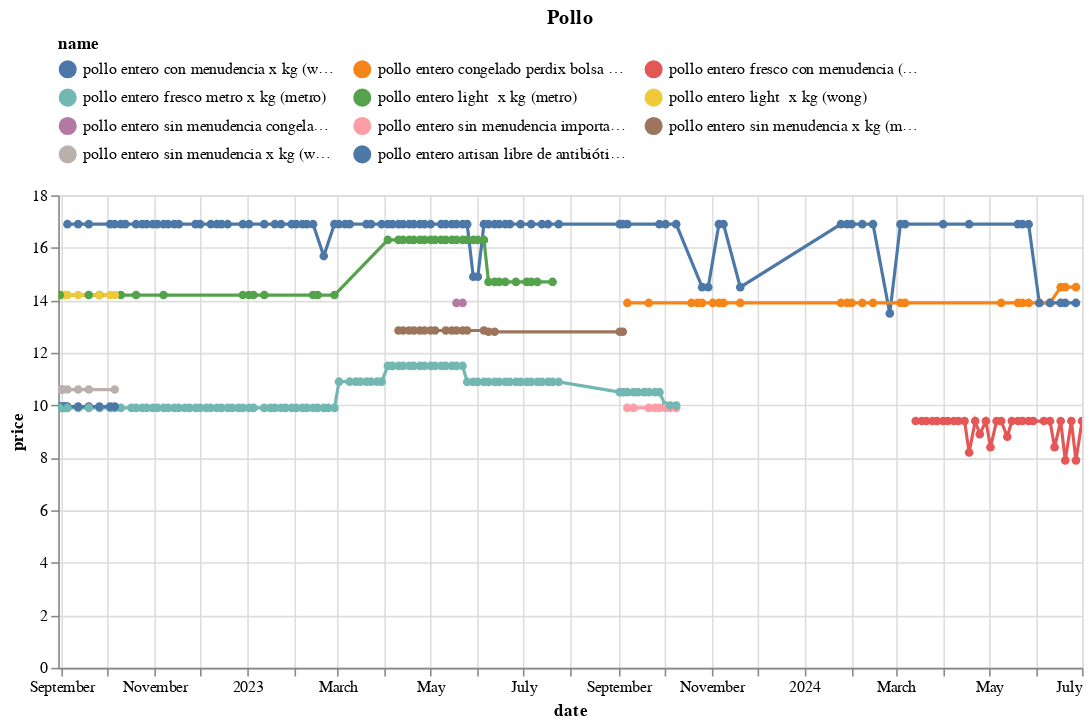

The cell this chart's notebook holds for it:
### Code cell
(df
 .loc[df.name.isin(names)]
 .pipe(alt.Chart)
 .mark_line(point=True)
 .encode(x='date', y='price', color='name', tooltip=['name','price'])
 .properties(width=650, title='Pollo')
 .interactive()
 .configure_legend(orient='top', columns=3)
)

### Figure 1 — Vega-Lite specification as saved in the notebook (floating-point values rounded to 4 significant figures; data arrays with more than 128 entries replaced by an {"elided": "..."} marker saying what was removed)
{"config": {"view": {"continuousWidth": 300, "continuousHeight": 300}, "legend": {"columns": 3, "orient": "top"}}, "data": {"name": "data-908058c3956f270a9374fa436b69fee2"}, "mark": {"type": "line", "point": true}, "encoding": {"color": {"field": "name", "type": "nominal"}, "tooltip": [{"field": "name", "type": "nominal"}, {"field": "price", "type": "quantitative"}], "x": {"field": "date", "type": "temporal"}, "y": {"field": "price", "type": "quantitative"}}, "params": [{"name": "param_13", "select": {"type": "interval", "encodings": ["x", "y"]}, "bind": "scales"}], "title": "Pollo", "width": 650, "$schema": "https://vega.github.io/schema/vega-lite/v5.17.0.json", "datasets": {"data-908058c3956f270a9374fa436b69fee2": {"elided": "355 records"}}}
